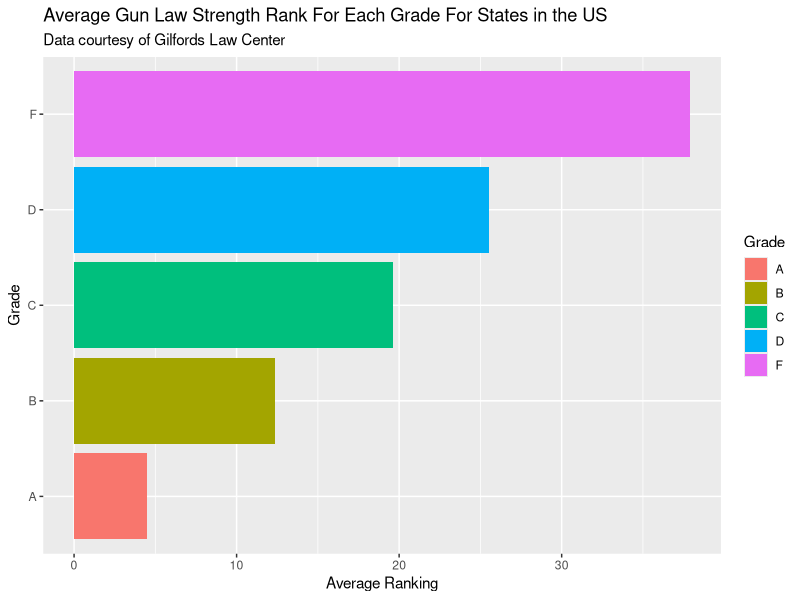
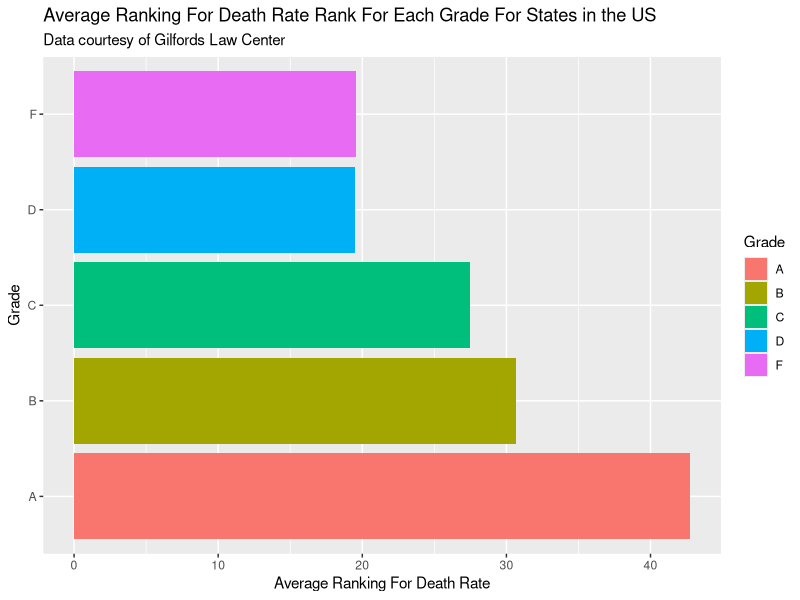
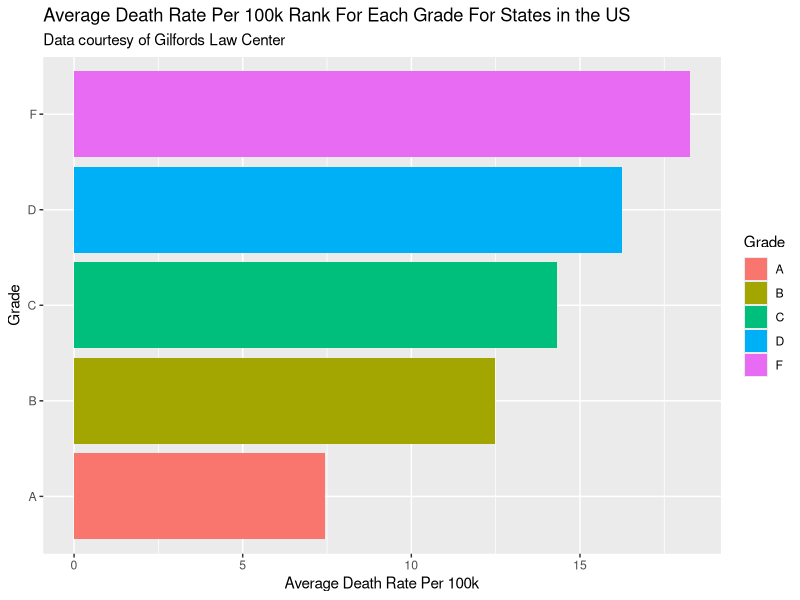

Source code (R) for these figures, in order:
## ---- chunk 1
knitr::opts_chunk$set(echo = TRUE)
library(ggplot2)
library(tidyverse)
## ---- chunk 2
scorecard <- read_csv("data/giffords_gun_law_scorecard_2021.csv") %>%
  mutate(Grade = substr(Grade, 1, 1)) # Remove + and - from grades for easier data analysis
  

head(scorecard)


scorecard %>%
  filter(Grade == "A") %>%
  nrow()

scorecard %>%
  filter(Grade == "B") %>%
  nrow()

scorecard %>%
  filter(Grade == "C") %>%
  nrow()

scorecard %>%
  filter(Grade == "D") %>%
  nrow()

scorecard %>%
  filter(Grade == "F") %>%
  nrow()
## ---- chunk 3
scorecard %>%
  group_by(Grade) %>%
  summarize(Average_Ranking = mean(Gun_Law_Strength_Rank),
            SD_Ranking = sd(Gun_Law_Strength_Rank),
            Average_Death_Rate_Rank = mean(Gun_Death_Rate_Rank),
            SD_Death_Rate_Rank = sd(Gun_Death_Rate_Rank),
            Averate_Death_Rate_Per_100k = mean(Gun_Deaths_Per_100k),
            SD_Death_Rate_Per_100k = sd(Gun_Deaths_Per_100k)) ->
  scorecard_generalized

head(scorecard_generalized)

ggplot(scorecard_generalized, aes(Grade, Average_Ranking, fill = Grade)) +
  geom_bar(stat="identity") +
  coord_flip() +
  labs(y = "Average Ranking", title = "Average Gun Law Strength Rank For Each Grade For States in the US", subtitle = "Data courtesy of Gilfords Law Center")

ggplot(scorecard_generalized, aes(Grade, Average_Death_Rate_Rank, fill = Grade)) +
  geom_bar(stat="identity") +
  coord_flip() +
  labs(y = "Average Ranking For Death Rate", title = "Average Ranking For Death Rate Rank For Each Grade For States in the US", subtitle = "Data courtesy of Gilfords Law Center")

ggplot(scorecard_generalized, aes(Grade, Averate_Death_Rate_Per_100k, fill = Grade)) +
  geom_bar(stat="identity") +
  coord_flip() +
  labs(y = "Average Death Rate Per 100k", title = "Average Death Rate Per 100k Rank For Each Grade For States in the US", subtitle = "Data courtesy of Gilfords Law Center")


